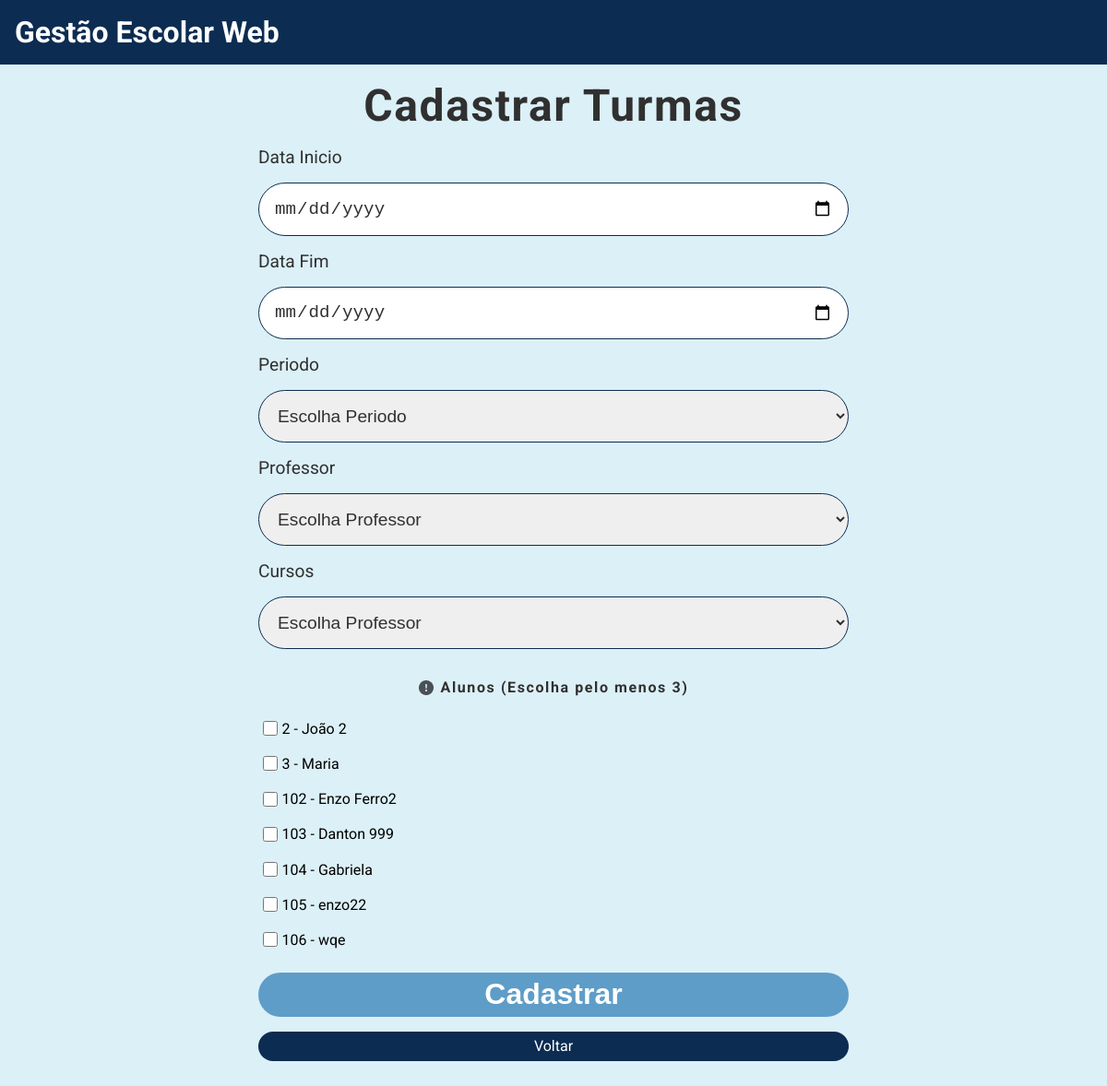
Page /cadastro/turma on the earlier database version.
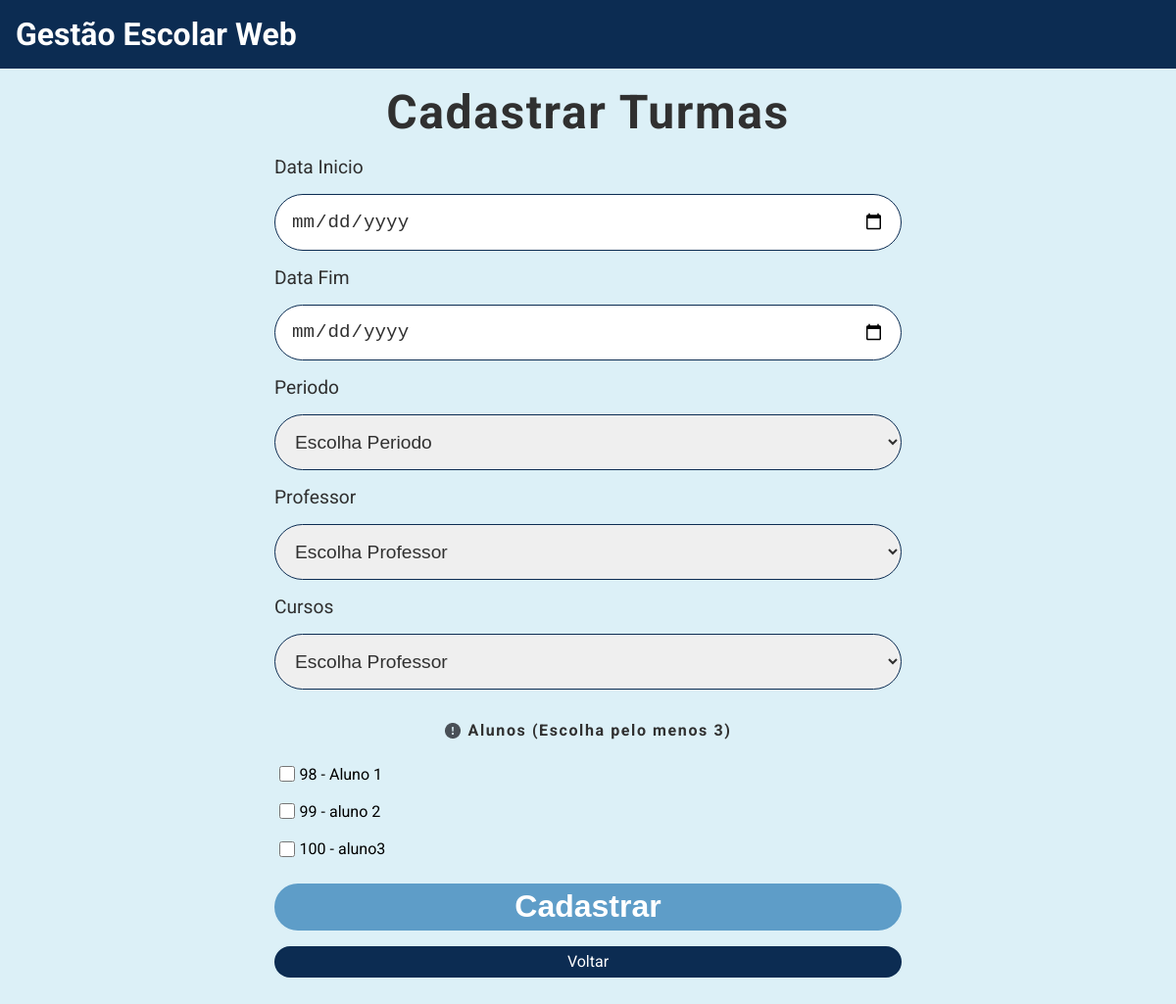
Same page on the later database version.
### tables this page shows
CREATE TABLE Alunos (
    matricula INTEGER PRIMARY KEY AUTOINCREMENT,
    nome VARCHAR (255) NOT NULL,
    cpf CHAR (11) NOT NULL,
    telefone CHAR (11),
    email VARCHAR (255) NOT NULL
);

### main.py (the view, shortened to what this page needs)
@app.route("/cadastro/turma", methods=('GET', 'POST'))
def cadastro_turma():
    professores = Professor.listar()
    cursos = Curso.listar()
    alunos = Aluno.listar()
    return render_template("cadastro_turma.html", professores=professores, cursos=cursos, alunos=alunos, mensagem=None)

### aluno.py (called while the page is built)
    @classmethod
    def listar(cls):
        conexao = sqlite3.connect("gestao_escolar.db")
        cursor = conexao.cursor()
        sql = f"""
            SELECT * FROM Alunos
        """
        cursor.execute(sql)
        listaAlunos = cursor.fetchall()
        conexao.close()
        return listaAlunos

### curso.py (called while the page is built)
    @classmethod
    def listar(cls):
        conexao = sqlite3.connect("gestao_escolar.db")
        cursor = conexao.cursor()
        sql = """
            SELECT * FROM Cursos
        """
        cursor.execute(sql)
        lista_cursos = cursor.fetchall()
        conexao.close()
        return lista_cursos

### professor.py (called while the page is built)
    @classmethod
    def listar(cls):
        conexao = sqlite3.connect("gestao_escolar.db")
        cursor = conexao.cursor()
        sql = """
            SELECT *
            FROM Professores
        """
        cursor.execute(sql)
        lista_professores = cursor.fetchall()
        conexao.close()
        return lista_professores

### templates/cadastro_turma.html (shortened to what this page needs)
{% extends "base.html" %} {% block conteudo %}
<div class="conteudo-principal">
    <h2>Cadastrar Turmas</h2>
    <div class="conteudo-formulario">
        <form method="post">
            <div class="campos-formulario">
                <label for="data_inicio">Data Inicio</label>
                <input
                    type="date"
                    name="data_inicio"
                    id="data_inicio"
                    required
                />
            </div>
            <div class="campos-formulario">
                <label for="data_fim">Data Fim</label>
                <input type="date" name="data_fim" id="data_fim" required />
            </div>
            <div class="campos-formulario">
                <label for="periodo">Periodo</label>
                <select name="periodo" id="periodo" required>
                    <option value="" selected disabled>Escolha Periodo</option>
                </select>
            </div>
            <div class="campos-formulario">
                <label for="professor">Professor</label>
                <select name="professor" id="professor" required>
                    <option value="" selected disabled>
                        Escolha Professor
                    </option>
                </select>
            </div>
            <div class="campos-formulario">
                <label for="curso">Cursos</label>
                <select name="curso" id="curso" required>
                    <option value="" selected disabled>
                        Escolha Professor
                    </option>
                </select>
            </div>
            <h3><img src="{{ url_for('static', filename='img/Atencao.png') }}" alt="imagem atenção"> Alunos (Escolha pelo menos 3)</h3>
            {% for aluno in alunos %}
            <div class="conteudo-alunos">
                <input
                    type="checkbox"
                    name="alunos"
                    id="{{aluno[0]}}"
                    value="{{aluno[0]}}"
                />
                <label for="{{aluno[0]}}">{{aluno[0]}} - {{aluno[1]}}</label>
            </div>
            {% endfor%}
            <button type="submit">Cadastrar</button>
        </form>
        <a href="/listar/turmas" class="botao-primario">Voltar</a>
    </div>
</div>
{% endblock %}

### templates/base.html (shortened to what this page needs)
<!DOCTYPE html>
<html lang="pt-BR">
    <head>
        <link
            rel="stylesheet"
            href="{{ url_for('static', filename='css/style.css') }}"
        />
    </head>
    <body>
        <header>
            <div class="conteudo-header">
                <h1>Gestão Escolar Web</h1>
            </div>
        </header>
        <main>
            {% block conteudo %}
            {% endblock %}
        </main>
    </body>
</html>

### static/css/style.css (style rules this page uses)
:root { --azul-fraco: rgb(220, 240, 247); --azul-escuro: rgb(12, 44, 82); --preto: rgb(48, 48, 48); --azul-normal: rgb(94, 157, 200); --verde-normal: rgb(21, 238, 108); }
* { margin: 0; padding: 0; box-sizing: border-box; }
body { font-family: 'Roboto', sans-serif; background: var(--azul-fraco); }
a { text-decoration: none; }
.botao-primario { display: flex; background-color: var(--azul-escuro); color: #fff; width: 100%; text-align: center; justify-content: center; align-items: center; border-radius: 3rem; }
header .conteudo-header { background-color: var(--azul-escuro); padding: 1rem; }
header .conteudo-header h1 { color: #fff; }
main .conteudo-principal { text-align: center; display: flex; justify-content: center; flex-direction: column; align-items: center; margin-bottom: 2rem; }
main .conteudo-principal h2 { margin: 1rem 0 1rem 0; font-size: 3rem; color: var(--preto); letter-spacing: .1rem; }
main .conteudo-principal .conteudo-formulario { width: 40rem; }
main .conteudo-principal .conteudo-formulario .campos-formulario { display: flex; flex-direction: column; }
main .conteudo-principal .conteudo-formulario .campos-formulario label { font-size: 1.2rem; color: var(--preto); text-align: left; }
main .conteudo-principal .conteudo-formulario .campos-formulario input { width: 100%; height: 3.6rem; border-radius: 2rem; margin: 1rem 0 1rem 0; padding: 1rem; color: var(--preto); font-size: 1.2rem; border: 1px solid var(--azul-escuro); }
main .conteudo-principal .conteudo-formulario .campos-formulario select { width: 100%; border-radius: 2rem; margin: 1rem 0 1rem 0; padding: 1rem; color: var(--preto); font-size: 1.2rem; border: 1px solid var(--azul-escuro); }
main .conteudo-principal .conteudo-formulario input[type=checkbox] { width: 1rem; height: 1rem; }
main .conteudo-principal .conteudo-formulario button { background: var(--azul-normal); color: #fff; width: 100%; height: 3rem; text-align: center; border-radius: 3rem; margin: 1rem 0 1rem 0; border: none; font-size: 2rem; font-weight: 700; cursor: pointer; }
main .conteudo-principal .conteudo-formulario .botao-primario { height: 2rem; font-size: 1rem; font-weight: 400; }
main .conteudo-principal .conteudo-formulario h3 { margin: 1rem 0 1rem 0; font-size: 1rem; color: var(--preto); letter-spacing: .1rem; display: flex; align-items: center; justify-content: center; }
main .conteudo-principal .conteudo-formulario img { margin-right: 0.5rem; }
main .conteudo-principal .conteudo-formulario .conteudo-alunos { display: flex; align-items: center; padding: 0.3rem; }
main .conteudo-principal .conteudo-formulario .conteudo-alunos label { padding: 0.3rem; }

Differences in the rows shown:
removed Alunos: matricula "2", nome "João 2"
removed Alunos: matricula "3", nome "Maria"
removed Alunos: matricula "102", nome "Enzo Ferro2"
removed Alunos: matricula "103", nome "Danton 999"
removed Alunos: matricula "104", nome "Gabriela"
removed Alunos: matricula "105", nome "enzo22"
removed Alunos: matricula "106", nome "wqe"
added Alunos: matricula "98", nome "Aluno 1"
added Alunos: matricula "99", nome "aluno 2"
added Alunos: matricula "100", nome "aluno3"
